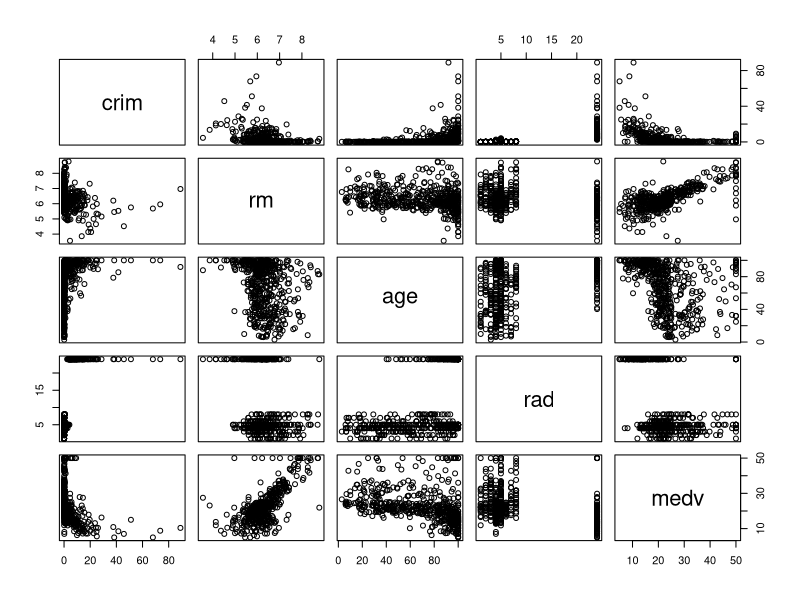
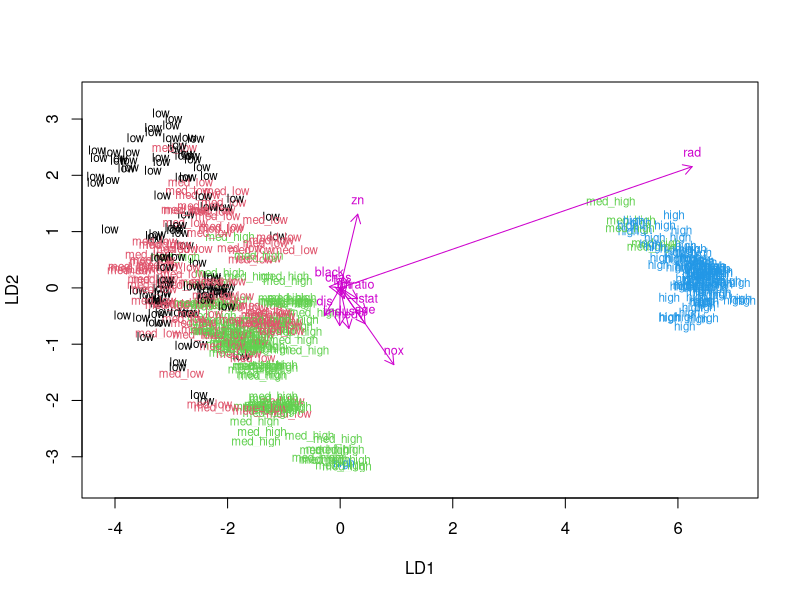
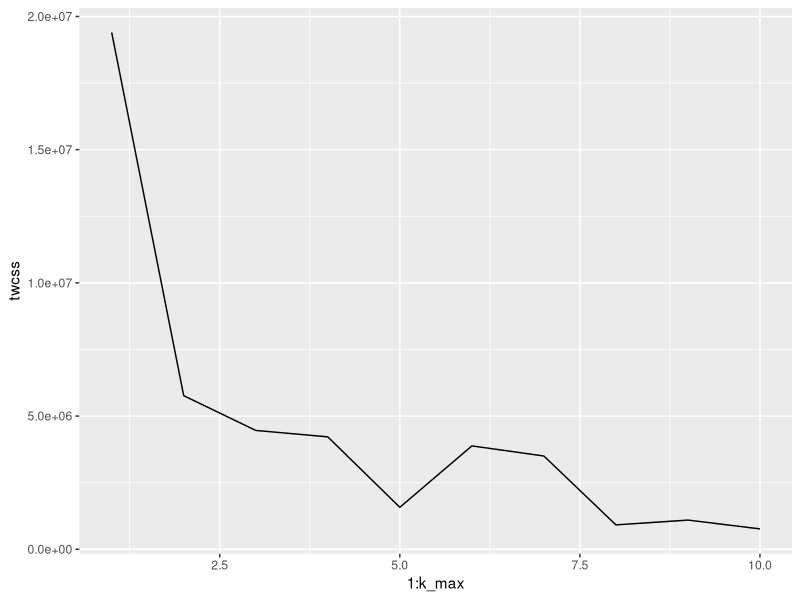
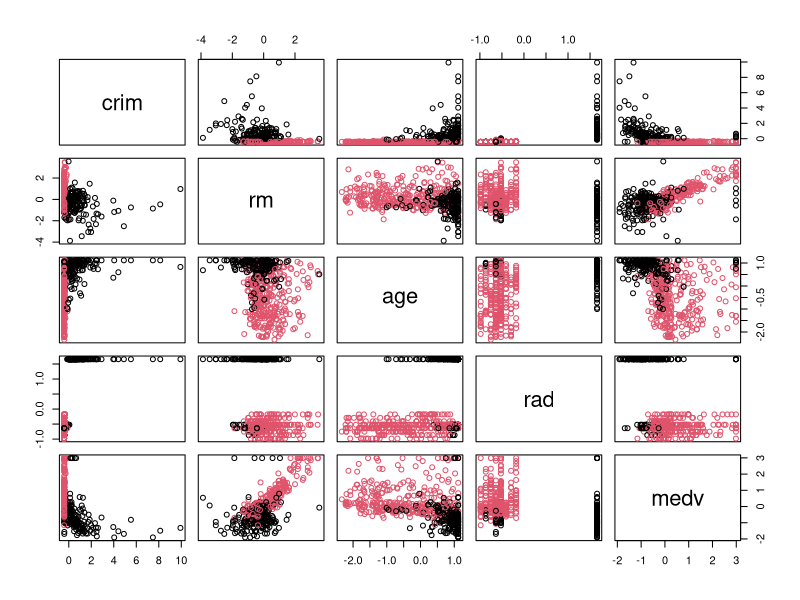

R code for these plots, in order:
## ---- chunk 1
# necessary libraries
library(MASS)
library(dplyr)
library(ggplot2)
## ---- chunk 2
# load data from MASS package
data("Boston")
## ---- chunk 3
# explore the data
str(Boston)
dim(Boston)
## ---- chunk 4
# show summary of variables and visualize variables and their relationships
summary(Boston)
pairs(Boston[c(1, 6, 7, 9, 14)])
## ---- chunk 5
# standardize the variables (scale them)
boston_scaled <- scale(Boston)
summary(boston_scaled)
## ---- chunk 6
# define data as data frame
boston_scaled <- as.data.frame(boston_scaled)

# set quantiles as breaks
bins <- quantile(boston_scaled$crim)

# create categorical variable of the crime rate (crim)
boston_scaled$crime <- cut(boston_scaled$crim, breaks = bins, include.lowest = TRUE, label = c("low", "med_low", "med_high", "high"))

# drop old crime rate variable
boston_scaled <- select(boston_scaled, -crim)

# divide data in training and test data sets
n <- nrow(boston_scaled)
sample <- sample(n,  size = n * 0.8)
train <- boston_scaled[sample,]
test <- boston_scaled[-sample,]
## ---- chunk 7
# fit linear discriminant analysis
fit <- lda(crime ~ ., data = train)
# summary of the LDA
fit

# make a biplot
# function for the biplot arrows
lda.arrows <- function(x, myscale = 1, arrow_heads = 0.1, color = "magenta3", tex = 0.75, choices = c(1,2)){
  heads <- coef(x)
  arrows(x0 = 0, y0 = 0, 
         x1 = myscale * heads[,choices[1]], 
         y1 = myscale * heads[,choices[2]], col=color, length = arrow_heads)
  text(myscale * heads[,choices], labels = row.names(heads), 
       cex = tex, col=color, pos=3)
}

# plot the lda results
plot(fit, dimen = 2, col = as.numeric(train$crime), pch = as.numeric(train$crime))
lda.arrows(fit, myscale = 2)
## ---- chunk 8
# save true crime classes and then remove from them test data set
correct_classes <- test$crime
test <- select(test, -crime)

# predict classes with LDA model
pred <- predict(fit, newdata = test)

# cross tabulate the results
table(correct = correct_classes, predicted = pred$class)
## ---- chunk 9
# reload "Boston" data set
data('Boston')

# standardize the variables (scale them)
boston_scaled_2 <- scale(Boston)

# calculate distances between observations
dist_eu <- dist(boston_scaled_2)

# determine the best number of clusters
k_max <- 10
# calculate the total within sum of squares
twcss <- sapply(1:k_max, function(k){kmeans(Boston, k)$tot.withinss})
# visualize the results
qplot(x = 1:k_max, y = twcss, geom = 'line')

# k-means clustering
km <-kmeans(boston_scaled_2, centers = 2)

# plot the Boston data set with clusters
pairs(boston_scaled_2[,c(1, 6, 7, 9, 14)], col = km$cluster)
